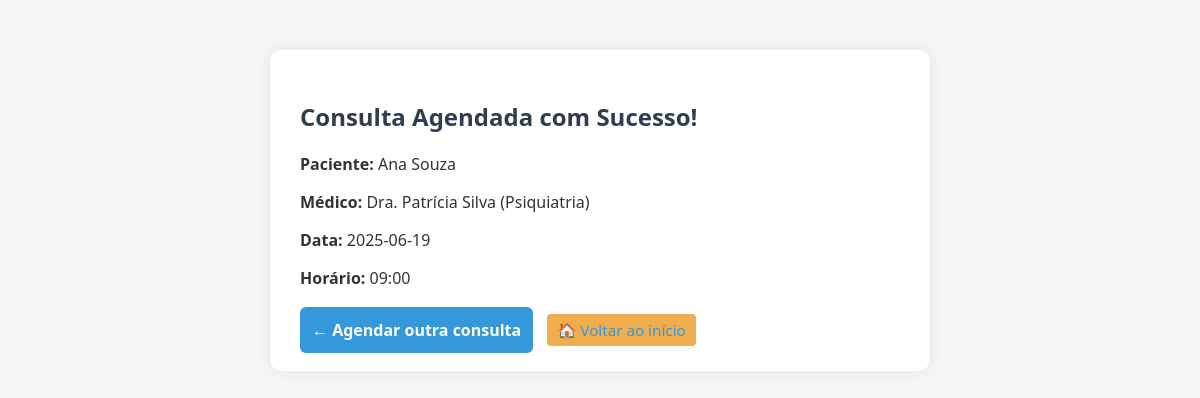
The page /comprovante/28 (signed in) on the database its author committed.
### tables this page shows
CREATE TABLE usuario (
    id INTEGER PRIMARY KEY AUTOINCREMENT,
    nome TEXT NOT NULL,
    email TEXT NOT NULL UNIQUE,
    senha_hash TEXT NOT NULL
);

CREATE TABLE "medico" (
	"id"	INTEGER,
	"nome"	TEXT NOT NULL,
	"especialidade"	TEXT NOT NULL,
	PRIMARY KEY("id" AUTOINCREMENT)
);

CREATE TABLE agenda (
    id INTEGER PRIMARY KEY AUTOINCREMENT,
    medico_id INTEGER NOT NULL,
    data TEXT NOT NULL,
    horario TEXT NOT NULL,
    vagas_totais INTEGER NOT NULL,
    vagas_ocupadas INTEGER DEFAULT 0,
    FOREIGN KEY (medico_id) REFERENCES medico(id)
);

### app.py (the view)
@app.route('/comprovante/<int:consulta_id>')
def comprovante(consulta_id):
    if 'atendente_id' not in session:
        return redirect(url_for('login'))
    conn = get_db_connection()
    cursor = conn.cursor()
    cursor.execute('''
        SELECT c.id, u.nome AS paciente, m.nome AS medico, m.especialidade,
               a.data, a.horario
        FROM consulta c
        JOIN usuario u ON c.usuario_id = u.id
        JOIN agenda a ON c.agenda_id = a.id
        JOIN medico m ON a.medico_id = m.id
        WHERE c.id = ?
    ''', (consulta_id,))
    consulta = cursor.fetchone()
    conn.close()
    return render_template('comprovante.html', consulta=consulta)

### app.py (called while the page is built)
def get_db_connection():
    conn = sqlite3.connect('clinica.db')
    conn.row_factory = sqlite3.Row
    return conn

### templates/comprovante.html (shortened to what this page needs)
<!DOCTYPE html>
<html lang="pt-BR">
<head>
    <link rel="stylesheet" href="{{ url_for('static', filename='style.css') }}">
</head>
<body>
    <div class="container">
        <h2 style="color: #2c3e50;">Consulta Agendada com Sucesso!</h2>
        <p><strong>Paciente:</strong> {{ consulta['paciente'] }}</p>
        <p><strong>Médico:</strong> {{ consulta['medico'] }} ({{ consulta['especialidade'] }})</p>
        <p><strong>Data:</strong> {{ consulta['data'] }}</p>
        <p><strong>Horário:</strong> {{ consulta['horario'] }}</p>
        <div style="margin-top: 30px;">
            <a href="{{ url_for('agendar') }}" class="btn-primary" style="margin-right: 10px;">← Agendar outra consulta</a>
            <a href="{{ url_for('home') }}" class="btn-secondary">🏠 Voltar ao início</a>
        </div>
    </div>
</body>
</html>

### static/style.css (style rules this page uses)
body { font-family: 'Segoe UI', Tahoma, Geneva, Verdana, sans-serif; background-color: #f4f6f8; margin: 0; padding: 0; color: #333; }
h2 { color: #2c3e50; }
a { color: #5a5af0; text-decoration: none; }
.container { max-width: 1000px; margin: 30px auto; padding: 20px; background-color: #fff; border-radius: 10px; box-shadow: 0 0 10px rgba(0, 0, 0, 0.05); }
.btn-secondary { background-color: #f0ad4e; padding: 6px 10px; border-radius: 4px; font-size: 0.9rem; }
.btn-primary, .btn-success { padding: 10px 16px; border: none; border-radius: 6px; font-size: 1rem; color: white; text-decoration: none; transition: background-color 0.3s ease; }
.btn-primary { background-color: #5a5af0; }
.container { max-width: 600px; margin: 50px auto; padding: 30px; background-color: white; border-radius: 12px; box-shadow: 0 0 15px rgba(0, 0, 0, 0.08); }
.btn-primary { background-color: #3498db; color: white; padding: 12px; font-weight: bold; border: none; border-radius: 6px; cursor: pointer; }
.btn-secondary { font-size: 0.95rem; color: #3498db; text-decoration: none; }

### rows shown on the page
usuario: paciente "Ana Souza"
medico: medico "Dra. Patrícia Silva", especialidade "Psiquiatria"
agenda: data "2025-06-19", horario "09:00"
